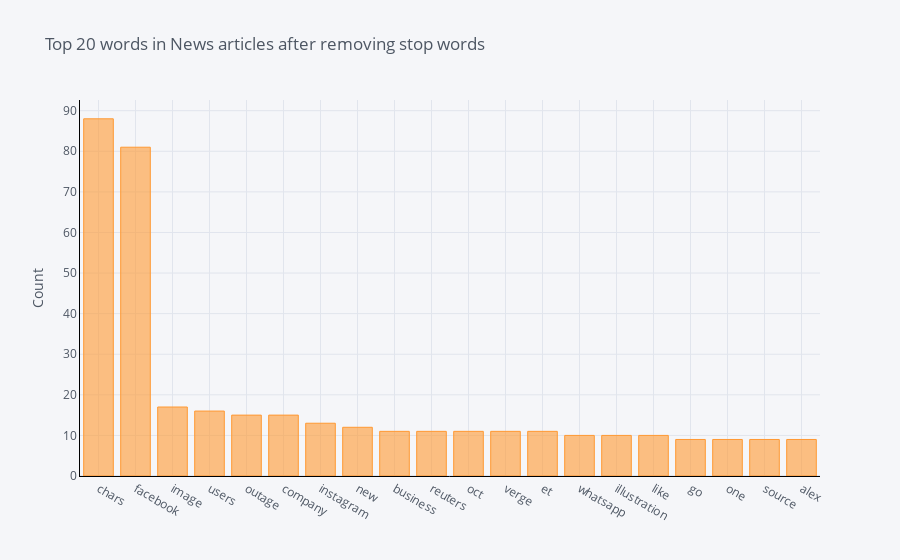

Notebook source saved alongside this figure:
### Markdown cell above
<font color='red'>Insights:</font> We can see that before removing the stop word, the top 20 most frequently occuring words in the corpus are the, to, of, in, etc which does not make much sense these are the words that do not convey any anything about the topic. Other thing to notice here is that again even here we do see the distribution following the zipf's law.

### Code cell
common_words = get_top_n_words(new_list, 20)
df2 = pd.DataFrame(common_words, columns = ['Text' , 'count'])
df2.groupby('Text').sum()['count'].sort_values(ascending=False).iplot(
    kind='bar', yTitle='Count', linecolor='black', title='Top 20 words in News articles after removing stop words')

### Figure 1 — Plotly figure (JSON) as saved in the notebook; plotly's stock layout.template omitted (floating-point values rounded to 4 significant figures)
{"data": [{"marker": {"color": "rgba(255, 153, 51, 0.6)", "line": {"color": "rgba(255, 153, 51, 1.0)", "width": 1}}, "name": "count", "orientation": "v", "text": "", "type": "bar", "x": ["chars", "facebook", "image", "users", "outage", "company", "instagram", "new", "business", "reuters", "oct", "verge", "et", "whatsapp", "illustration", "like", "go", "one", "source", "alex"], "y": [88, 81, 17, 16, 15, 15, 13, 12, 11, 11, 11, 11, 11, 10, 10, 10, 9, 9, 9, 9]}], "layout": {"legend": {"bgcolor": "#F5F6F9", "font": {"color": "#4D5663"}}, "paper_bgcolor": "#F5F6F9", "plot_bgcolor": "#F5F6F9", "title": {"font": {"color": "#4D5663"}, "text": "Top 20 words in News articles after removing stop words"}, "xaxis": {"gridcolor": "#E1E5ED", "linecolor": "black", "showgrid": true, "tickfont": {"color": "#4D5663"}, "title": {"font": {"color": "#4D5663"}, "text": ""}, "zerolinecolor": "#E1E5ED"}, "yaxis": {"gridcolor": "#E1E5ED", "linecolor": "black", "showgrid": true, "tickfont": {"color": "#4D5663"}, "title": {"font": {"color": "#4D5663"}, "text": "Count"}, "zerolinecolor": "#E1E5ED"}}}
